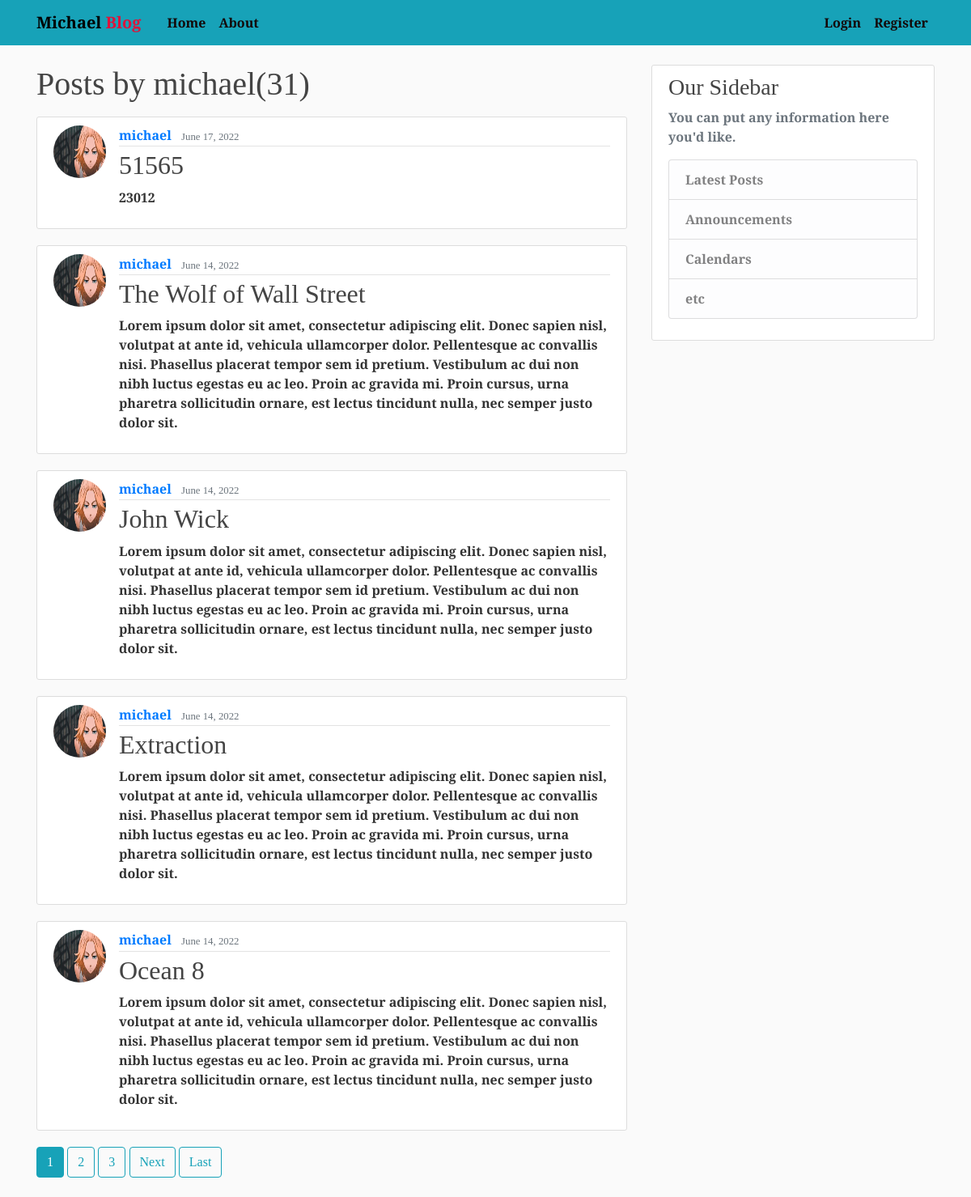
The app's page /user/michael with its own data.
### blog/models.py (models this page shows, shortened)
class Post(models.Model):
    title = models.CharField(max_length = 100)
    content = models.TextField()
    date_posted = models.DateTimeField(default=timezone.now)
    author = models.ForeignKey(User, on_delete = models.CASCADE)

### users/models.py (models this page shows, shortened)
class Profile(models.Model):
    user = models.OneToOneField(User, on_delete=models.CASCADE)
    image = models.ImageField(default='profile_pics/default.jpg', upload_to='profile_pics')

### blog/views.py (the view)
# urls.py: path('user/<str:username>', UserPostListView.as_view(), name='user-posts'),
class UserPostListView(ListView):
    model = Post
    template_name = 'blog/user_posts.html'
    context_object_name = 'posts'
    ordering = ['-date_posted']
    paginate_by = 5
    def get_queryset(self):
        user = get_object_or_404(User, username=self.kwargs.get('username'))
        return Post.objects.filter(author=user).order_by('-date_posted')

### blog/templates/blog/user_posts.html (shortened to what this page needs)
{%extends "blog/base.html" %}
{% block content %}
    <h1 class="mb-3">Posts by {{ view.kwargs.username }}({{ page_obj.paginator.count }})</h1>
    {% for post in posts %}
        <article class="media content-section">
          <img class="rounded-circle article-img" src="{{post.author.profile.image.url}}">
          <div class="media-body">
            <div class="article-metadata">
              <a class="mr-2" href="{% url 'user-posts' post.author.username %}">{{ post.author }}</a>
              <small class="text-muted">{{ post.date_posted | date:"F d, Y" }}</small>
            </div>
            <h2><a class="article-title" href="{% url 'post-detail' post.id %}">{{ post.title }}</a></h2>
            <p class="article-content">{{ post.content }}</p>
          </div>
        </article>
    {% endfor %}
    {% if is_paginated %}
      {% for num in page_obj.paginator.page_range %}
        {% if page_obj.number == num %}
          <a class="btn btn-info mb-4" href="?page={{ num }}">{{ num }}</a>
        {% elif num > page_obj.number|add:'-3' and num < page_obj.number|add:'3' %}
          <a class="btn btn-outline-info mb-4" href="?page={{ num }}">{{ num }}</a>
        {% endif %}
      {% endfor %}
      {% if page_obj.has_next %}
        <a class="btn btn-outline-info mb-4" href="?page={{ page_obj.next_page_number }}">Next</a>
        <a class="btn btn-outline-info mb-4" href="?page={{ page_obj.paginator.num_pages }}">Last</a>
      {% endif %}
    {% endif %}
{% endblock content %}

### blog/static/blog/style.css (style rules this page uses)
body { background: #fafafa; color: #333333; margin-top: 5rem; font-family: 'Source Serif Pro', serif; font-weight: 600; }
h1, h2, h3, h4, h5, h6 { color: #444444; }
.content-section { background: #ffffff; padding: 10px 20px; border: 1px solid #dddddd; border-radius: 3px; margin-bottom: 20px; }
.article-title { color: #444444; }
.article-content { white-space: pre-line; }
.article-img { height: 65px; width: 65px; margin-right: 16px; }
.article-metadata { padding-bottom: 1px; margin-bottom: 4px; border-bottom: 1px solid #e3e3e3; }

### records on screen
Post: author.profile.image (picture), author "michael", date_posted "June 17, 2022", title "51565", content "23012"
Post: author.profile.image (picture), author "michael", date_posted "June 14, 2022", title "The Wolf of Wall Street", content "Lorem ipsum dolor sit amet, consectetur adipiscing elit. Donec sapien nisl, volutpat at ante id, vehicula ullamcorper dolor. Pellentesque ac convallis nisi. Phasellus placerat tempor sem id pretium. Vestibulum ac dui non nibh luctus egestas eu ac leo. Proin ac gravida mi. Proin cursus, urna pharetra sollicitudin ornare, est lectus tincidunt nulla, nec semper justo dolor sit."
Post: author.profile.image (picture), author "michael", date_posted "June 14, 2022", title "John Wick", content "Lorem ipsum dolor sit amet, consectetur adipiscing elit. Donec sapien nisl, volutpat at ante id, vehicula ullamcorper dolor. Pellentesque ac convallis nisi. Phasellus placerat tempor sem id pretium. Vestibulum ac dui non nibh luctus egestas eu ac leo. Proin ac gravida mi. Proin cursus, urna pharetra sollicitudin ornare, est lectus tincidunt nulla, nec semper justo dolor sit."
Post: author.profile.image (picture), author "michael", date_posted "June 14, 2022", title "Extraction", content "Lorem ipsum dolor sit amet, consectetur adipiscing elit. Donec sapien nisl, volutpat at ante id, vehicula ullamcorper dolor. Pellentesque ac convallis nisi. Phasellus placerat tempor sem id pretium. Vestibulum ac dui non nibh luctus egestas eu ac leo. Proin ac gravida mi. Proin cursus, urna pharetra sollicitudin ornare, est lectus tincidunt nulla, nec semper justo dolor sit."
Post: author.profile.image (picture), author "michael", date_posted "June 14, 2022", title "Ocean 8", content "Lorem ipsum dolor sit amet, consectetur adipiscing elit. Donec sapien nisl, volutpat at ante id, vehicula ullamcorper dolor. Pellentesque ac convallis nisi. Phasellus placerat tempor sem id pretium. Vestibulum ac dui non nibh luctus egestas eu ac leo. Proin ac gravida mi. Proin cursus, urna pharetra sollicitudin ornare, est lectus tincidunt nulla, nec semper justo dolor sit."

### other values on screen
{{ view.kwargs.username }} "michael"
{{ page_obj.paginator.count }} "31"
{{ num }} "1"
{{ num }} "2" "3"
